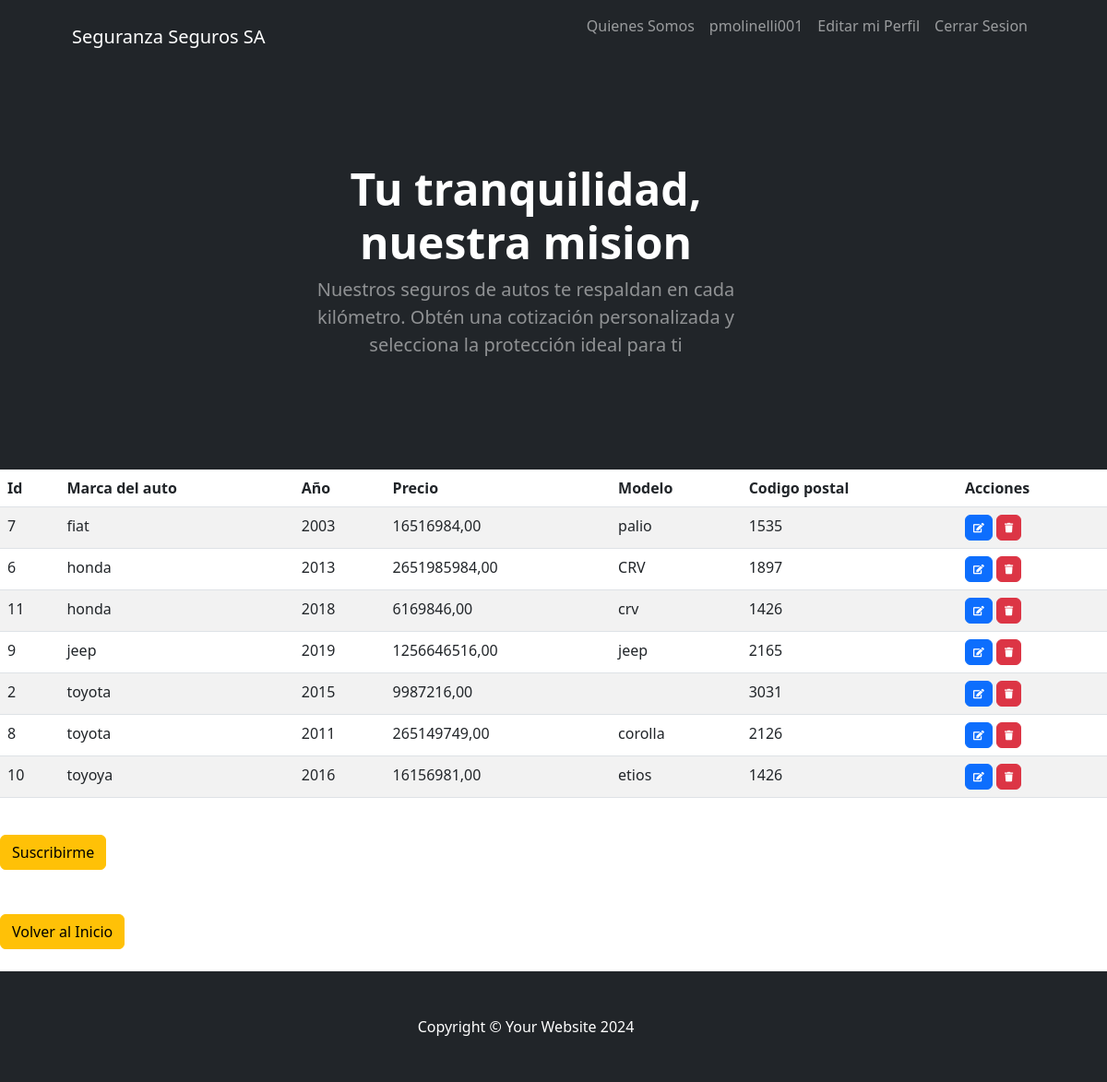
The app's page /auto/ (signed in) with its own data.
### app/models.py (models this page shows, shortened)
class Auto(models.Model):
    marca_del_auto= models.CharField(max_length=40)
    año = models.IntegerField()
    precio = models.DecimalField(max_digits=50, decimal_places=2)
    modelo = models.CharField(max_length=20)
    codigo_postal = models.CharField(max_length=7)
    class Meta:
        verbose_name = "Auto"
        verbose_name_plural ="Auto"
        ordering = ["marca_del_auto"]

### app/views.py (the view)
# urls.py: path('auto/',AutoList.as_view(), name="auto"),
class AutoList(LoginRequiredMixin,ListView):
    model = Auto

### app/templates/app/auto_list.html (shortened to what this page needs)
{%extends "app/index.html"%}
{%block titulo%}
<p class="lead text-white-50 mb-4">Nuestros seguros de autos te respaldan en cada kilómetro. Obtén una cotización personalizada y selecciona la protección ideal para ti</p>
{%endblock titulo%}
{%block contenido%}
<table class="table table-striped">
    <thead>
        <tr>
            <th>Id</th>
            <th>Marca del auto</th>
            <th>Año</th>
            <th>Precio</th>
            <th>Modelo</th>
            <th>Codigo postal</th>
            <th>Acciones</th>
        </tr>
    </thead>
    <tbody>
    {% for auto in auto_list  %}
        <tr>
            <td>{{ auto.id }}</td>
            <td>{{ auto.marca_del_auto }}</td>
            <td>{{ auto.año }}</td>
            <td>{{ auto.precio }}</td>
            <td>{{ auto.modelo }}</td>
            <td>{{ auto.codigo_postal }}</td>
            <td>
                <a
                  href="{% url 'autoUpdate' auto.id %}"
                  class="btn btn-primary"
                  style="--bs-btn-padding-y: .25rem; --bs-btn-padding-x: .5rem; --bs-btn-font-size: .75rem;"
                  ><i class="fa fa-edit fa-sm" title="Edit Record"></i>
                </a>
                <a
                  href="{% url 'autoDelete' auto.id %}"
                  class="btn btn-danger"
                  style="--bs-btn-padding-y: .25rem; --bs-btn-padding-x: .5rem; --bs-btn-font-size: .75rem;"
                  ><i class="fa fa-trash fa-sm" title="Delete Record"></i>
                </a>
            </td>
        </tr>
    {% endfor %}
    </tbody>
</table>
<br>
<a href= '/autoCreate' class="btn btn-warning">Suscribirme</a>
<br>
<br>
<br>
<a href= '/home' class="btn btn-warning">Volver al Inicio</a>
<br>
<br>
{%endblock contenido%}

### app/templates/app/index.html (shortened to what this page needs)
<!DOCTYPE html>
<html lang="en">
    <head>
        {%load static%}
        <link href="https://cdn.jsdelivr.net/npm/bootstrap-icons@1.4.1/font/bootstrap-icons.css" rel="stylesheet" />
        <link href="{% static 'css/styles.css'%}" rel="stylesheet" />
        <link href="https://cdnjs.cloudflare.com/ajax/libs/font-awesome/5.15.4/css/all.min.css" rel="stylesheet">
        <link href="https://cdn.jsdelivr.net/npm/bootstrap-icons@1.5.0/font/bootstrap-icons.css" rel="stylesheet">
    </head>
    <body>
        <nav class="navbar navbar-expand-lg navbar-dark bg-dark">
            <div class="container px-5">
                <a class="navbar-brand" href="{% url 'home' %}">Seguranza Seguros SA</a>
                <div class="collapse navbar-collapse" id="navbarSupportedContent">
                    <ul class="navbar-nav ms-auto mb-2 mb-lg-0">
                        <li class="nav-item"><a class="nav-link" href="{% url 'quienes_somos' %}">Quienes Somos</a></li>
                        {% if user.is_authenticated%}
                        <li class="nav-item"><a class="nav-link"> {{user.username}}</a></li>
                        <li class="nav-item"><a class="nav-link" href="{% url 'perfil' %}"> Editar mi Perfil</a>
                        <br>
                        <li class="nav-item"><a class="nav-link" href="{% url 'logout' %}"> Cerrar Sesion</a></li>
                        {% else %}
                        <li class="nav-item"><a class="nav-link" href="{% url 'login'%}">Iniciar Sesion</a></li>
                        <br>
                        <a class="nav-link" href="{% url 'registro' %}">Registrarme</a>
                        {%endif%}
                    </ul>
                </div>
            </div>
        </nav>
        <header class="bg-dark py-5">
            <div class="container px-5">
                <div class="row gx-5 justify-content-center">
                    <div class="col-lg-6">
                        <div class="text-center my-5">
                            <h1 class="display-5 fw-bolder text-white mb-2">Tu tranquilidad, nuestra mision</h1>
                            {%block titulo%}{%endblock titulo%}
                        </div>
                    </div>
                </div>
            </div>
        </header>
        {%block contenido%}{%endblock contenido%}
        <footer class="py-5 bg-dark">
            <div class="container px-5"><p class="m-0 text-center text-white">Copyright &copy; Your Website 2024</p></div>
        </footer>
    </body>
</html>

### records on screen
Auto: id "7", marca_del_auto "fiat", año "2003", precio "16516984,00", modelo "palio", codigo_postal "1535"
Auto: id "6", marca_del_auto "honda", año "2013", precio "2651985984,00", modelo "CRV", codigo_postal "1897"
Auto: id "11", marca_del_auto "honda", año "2018", precio "6169846,00", modelo "crv", codigo_postal "1426"
Auto: id "9", marca_del_auto "jeep", año "2019", precio "1256646516,00", modelo "jeep", codigo_postal "2165"
Auto: id "2", marca_del_auto "toyota", año "2015", precio "9987216,00", codigo_postal "3031"
Auto: id "8", marca_del_auto "toyota", año "2011", precio "265149749,00", modelo "corolla", codigo_postal "2126"
Auto: id "10", marca_del_auto "toyoya", año "2016", precio "16156981,00", modelo "etios", codigo_postal "1426"

### other values on screen
{{ user.username }} "pmolinelli001"
